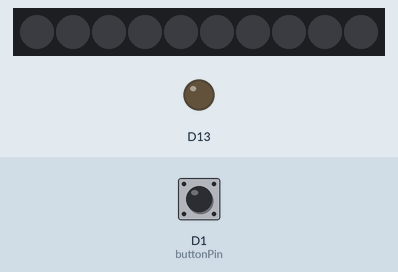
Bench run of a sketch on a simulated Adafruit Circuit Playground Express. Parts: 10 RGB LEDs in strip order, left to right, output pins drawn as LEDs (lit = HIGH). The inputs (shaded band) are chosen by the test bench; at power-on: D1 (buttonPin) HIGH. Dim RGB values are drawn brighter than linear.

Above: at 1.2 s.
1.3 s: D1 (buttonPin) pulled LOW for 0.15 s
At 1.37 s:
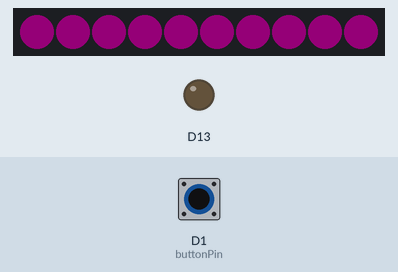
2.9 s: D1 (buttonPin) pulled LOW for 3.2 s
Timing chart, 0 to 5.9 s (numbered marks = the images above; inputs shaded):
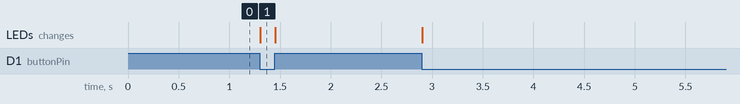

Measured:
- after the input at 1.3 s, the LEDs: change at once (image 1)

The sketch:

digital_switch_tutorial.ino
```cpp
/*******
Code for the Textile Game Controller Jam by Social Body Lab, Dames Making Game, & Game Play Lab.
May 30, 2020 - June 6, 2020.

This is code follows along the "How to Make an E-Textile Digital Switch" here: https://youtu.be/OHO1NxV-ebw

The code contains 1 digital switch which lights up the LED ring when activated.

Circuit Playground Library:
https://learn.adafruit.com/circuit-playground-lesson-number-0

*********/

/**Must include the Adafruit_CircuitPlayground.h**/

#include <Adafruit_CircuitPlayground.h>

int buttonVal; // Reads the input of the switch, returns either a 0 or 1
int buttonPin = 1; // The physical pin that e-textile material is connected to

void setup() {

  Serial.begin(9600); // Starting the serial monitor
  CircuitPlayground.begin(); // Initiating the Circuit Playground
  pinMode(buttonPin, INPUT_PULLUP); // Indicating the type of input for the pin  used

}

void loop() {
  buttonVal = digitalRead(buttonPin); // Reading the current value of the button pin (is it activated or not?)

  if (buttonVal == LOW) { // if the digital switch is activated
    for (int i = 0 ; i < 10; i++) { // loop through all of the LED lights on the Circuit Playground and light them up.
      CircuitPlayground.setPixelColor(i, 255, 0, 200); // Aqua colour
    }
  } else { // if the digital switch is not activated, turn the LED lights off.
    CircuitPlayground.clearPixels();
  }
}
```
